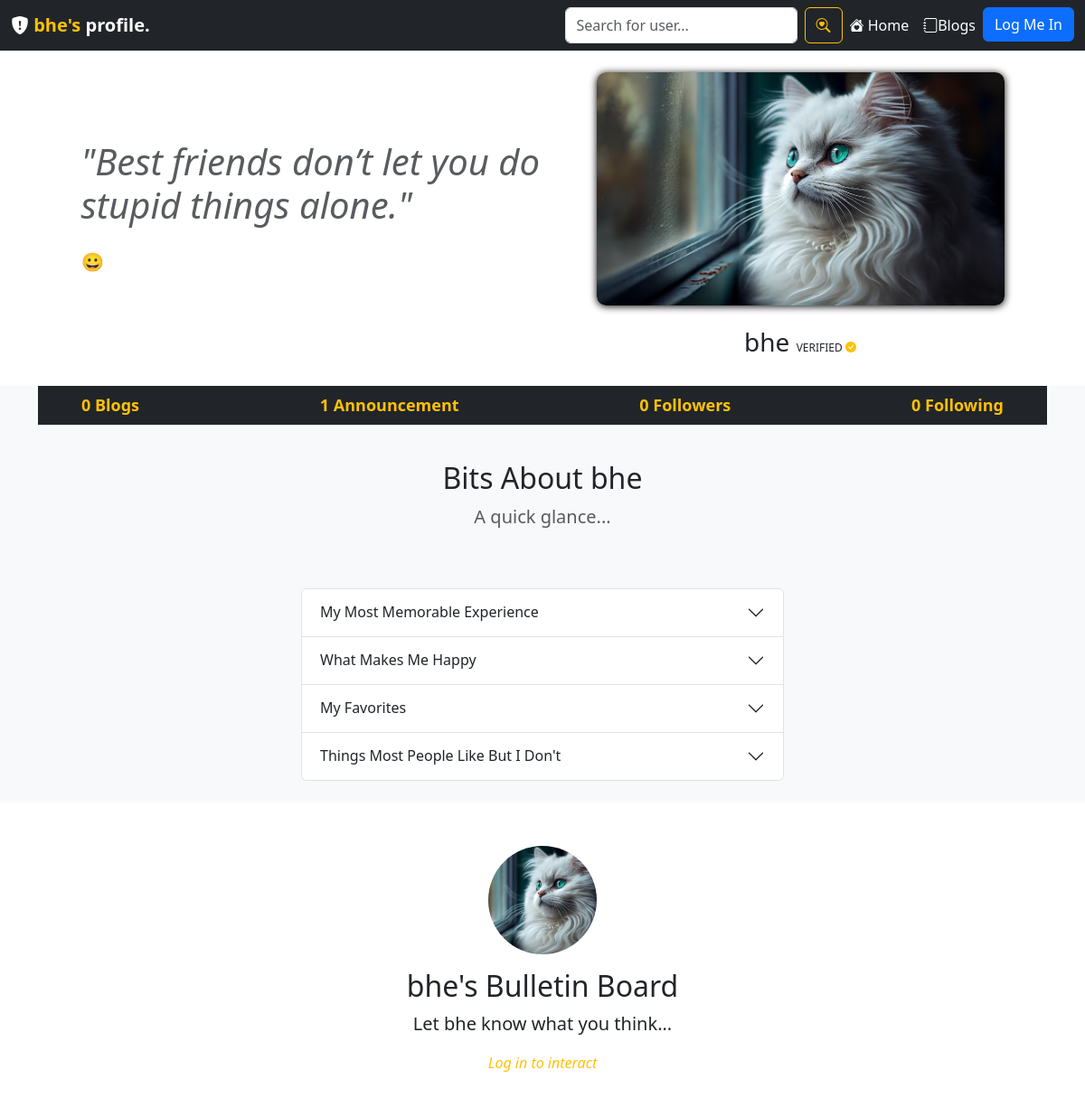
/bhe/, run on the app's committed database.
### users/models.py (models this page shows)
class Profile(models.Model):
    user = models.OneToOneField(User, on_delete=models.CASCADE)
    motto = models.TextField(max_length=300, default="Best friends don’t let you do stupid things alone.")
    about_yourself = models.TextField(max_length=2000, default="😀")
    profile_pic = models.ImageField(default='profilepic.jpg',upload_to='profile_pictures')
    q1 = models.TextField(max_length=1000, default="No answer yet.")
    q2 = models.TextField(max_length=1000, default="No answer yet.")
    q3 = models.TextField(max_length=1000, default="No answer yet.")
    q4 = models.TextField(max_length=1000, default="No answer yet.")
    verified = models.BooleanField(default=False)
    def __str__(self):
        return self.user.username

### users/views.py (the view)
# urls.py: path('<str:username>/',user_views.profile,name='profile')
def profile(request, username):
    profile_user = get_object_or_404(User, username=username)
    profile = get_object_or_404(Profile, user=profile_user)
    user_blog_count = Blog.objects.filter(author=profile_user).count()
    user_object = User.objects.get(username=username)
    user_profile = Profile.objects.get(user=user_object)
    user_posts = BulletinBoard.objects.filter(user=username)
    user_posts_length = len(user_posts)
    user_followers = FollowersCount.objects.filter(follower=username)
    user_followers_length = len(user_followers)
    user_following = FollowersCount.objects.filter(user=username)
    user_following_length = len(user_following)
    follower = request.user.username
    user = username
    if FollowersCount.objects.filter(follower=follower, user=user).first():
        button_text = 'Unfollow'
    else :
        button_text = 'Follow'
    context = {
        'user_object': user_object,
        'user_profile': user_profile,
        'user_posts': user_posts,
        'user_posts_length': user_posts_length,
        'user_followers': user_followers,
        'user_followers_length': user_followers_length,
        'user_following': user_following,
        'user_following_length': user_following_length,
        'button_text': button_text,
        'profile_user': profile_user,
        'profile': profile,
        'user_blog_count': user_blog_count,
    }
    posts = ProfileBulletinBoard.objects.filter(user=profile_user).order_by('created_at')
    return render(request, 'users/profile.html', context)

### users/templates/users/profile.html (shortened to what this page needs)
{% load static %}
{% load user_tags %}
<!doctype html>
<html lang="en">
<head>
    <link href="https://cdn.jsdelivr.net/npm/bootstrap@5.3.2/dist/css/bootstrap.min.css" rel="stylesheet">
    <link rel="stylesheet" href="https://cdn.jsdelivr.net/npm/bootstrap-icons@1.11.2/font/bootstrap-icons.min.css">
</head>
<body>
    <nav class="navbar navbar-expand-md navbar-dark fixed-top bg-dark">
        <div class="container-xxl">
            <span class="navbar-brand">
                {% if request.user == profile.user %}
                    <span class="fw-bold">
                        <i class="bi bi-shield-fill-exclamation text-warning"></i>
                        Your own profile.
                    </span>
                {% else %}
                    <span class="fw-bold text-white">
                        <i class="bi bi-shield-fill-exclamation"></i>
                        <span class="text-warning">{{ profile.user }}'s</span> profile.
                    </span>
                {% endif %}
            </span>
            <div class="collapse navbar-collapse justify-content-end align-center" id="main-nav">
                <ul class="navbar-nav">
                    <form class="d-flex" role="search" action="{% url 'users:search' %}" method='POST'>
                        <input class="form-control me-2" type="text" name="username" placeholder="Search for user..." aria-label="Search">
                        <button class="btn btn-outline-warning" type="submit"><i class="bi bi-search-heart"></i></button>
                    </form>
                    <li class="nav-item">
                        <a href="{% url 'users:index' %}" class="nav-link text-white">
                            <i class="bi bi-house-heart-fill text-white"></i>
                            Home
                        </a>
                    </li>
                    <li class="nav-item">
                        <a href="{% url 'blogs:blogs' %}" class="nav-link text-white"><i class="bi bi-journal"></i>Blogs</a>
                    </li>
                    {% if user.is_authenticated %}
                    <li class="nav-item">
                        <a href="{% url 'logout' %}" class="btn btn-outline-warning">Log Me Out, Gotta Run</a>
                    </li>
                    {% else %}
                    <li class="nav-item">
                        <a href="{% url 'login' %}" class="btn btn-primary">Log Me In</a>
                    </li>
                    {% endif %}
                </ul>
            </div>
        </div>
    </nav>
    <section id="yaela">
        <div class="container-lg" style="margin-top:80px;">
            <div class="row justify-content-center align-items-center">
                <div class="col-md-6 text-center text-md-start">
                    <h1>
                        <div class="display-6 text-muted"><i>"{{ profile.motto }}"</i></div>
                    </h1>
                    <p class="lead my-4">{{ profile.about_yourself }}</p>
                </div>
                <div class="col-sm-8 col-md-5 text-center">
                        <img class="img-fluid mb-4" style="box-shadow: 0 1px 8px black;
                        border-radius: 10px;" src="{{ profile.profile_pic.url }}" alt="">
                    <form action="{% url 'users:follow' %}" method="POST">
                        <h3>{{ profile.user.username }}
                            {% if profile.verified %}
                            <span>
                                <span style="font-size:12px;">VERIFIED <i class="bi bi-check-circle-fill text-warning"></i>
                            </span>
                            {% endif %}
                        </h3>
                    </form>
                </div>
            </div>
        </div>
    </section>
    <section id="profile-about-me" class="bg-light">
        <div class="container">
            <div class="justify-content-center align-items-center">
                <ul class="navbar nav my-4 bg-light mx-auto px-5 d-flex flex-wrap ustify-content-center align-items-center bg-dark">
                    <li>
                        <a href="{% url 'blogs:user-blogs' username=profile %}" style="text-decoration:none; font-size:18px; font-weight:bold;" class="text-warning"></i>{{ user_blog_count }} Blogs</a>
                    </li>
                    <li>
                        <a href="{% url 'users:user-announcements' username=profile %}" style="text-decoration:none; font-size:18px; font-weight:bold;" class="text-warning">
                        {% if user_posts_length == 1%}
                            </i>{{user_posts_length}} Announcement</a>
                        {% else %}
                            </i>{{user_posts_length}} Announcements</a>
                        {% endif %}
                    </li>
                    <li>
                        <a href="{% url 'users:user-followers' username=profile %}" style="text-decoration:none; font-size:18px; font-weight:bold;" class="text-warning">
                        {% if user_following_length == 1%}
                            </i>{{user_following_length}} Follower</a>
                        {% else %}
                            </i>{{user_following_length}} Followers</a>
                        {% endif %}
                    </li>
                    <li>
                        <a href="{% url 'users:user-following' username=profile %}" style="text-decoration:none; font-size:18px; font-weight:bold;" class="text-warning">
                            </i>{{user_followers_length}} Following</a>
                    </li>
                </ul>
            </div>
        </div>
        <div class="container-md">
            <div class="text-center mt-3 pt-3" >
                <h2>Bits About {{ profile.user }}</h2>
                <p class="lead text-muted">A quick glance...</p>
            </div>
            <div class="row my-2 g-5 justify-content-around align-items-center">
                <div class="col-lg-6 mb-4">
                <div class="accordion" id="chapters">
                    <div class="accordion-item">
                        <h2 class="accordion-header" id="heading-1">
                            <button class="accordion-button collapsed" type="button" data-bs-toggle="collapse"
                            data-bs-target="#chapter-1" aria-expanded="true"
                            aria-controls="chapter-1">My Most Memorable Experience</button>
                        </h2>
                    </div>
                    <div class="accordion-item">
                        <h2 class="accordion-header" id="heading-2">
                            <button class="accordion-button collapsed" type="button" data-bs-toggle="collapse"
                            data-bs-target="#chapter-2" aria-expanded="true"
                            aria-controls="chapter-2">What Makes Me Happy</button>
                        </h2>
                    </div>
                    <div class="accordion-item">
                        <h2 class="accordion-header" id="heading-3">
                            <button class="accordion-button collapsed" type="button" data-bs-toggle="collapse"
                            data-bs-target="#chapter-3" aria-expanded="false"
                            aria-controls="chapter-1">My Favorites</button>
                        </h2>
                    </div>
                    <div class="accordion-item">
                        <h2 class="accordion-header" id="heading-4">
                            <button class="accordion-button collapsed" type="button" data-bs-toggle="collapse"
                            data-bs-target="#chapter-4" aria-expanded="false"
                            aria-controls="chapter-1">Things Most People Like But I Don't</button>
                        </h2>
                    </div>
                </div>
            </div>
            </div>
        </div>
    </section>
    <section id="bulletin-board">
        <div class="container mb-0 pb-5 mt-5">
            <div class="text-center">
                <img width="120" height="120" style="object-fit:cover; border-radius:60px;" src="{{ profile.profile_pic.url }}"/><br>
            </div>
            <div class="text-center pt-3">
                {% if user != profile.user %}
                    <h2>{{ profile.user }}'s Bulletin Board</h2>
                    <p class="lead">Let {{ profile.user }} know what you think...</p>
                {% else %}
                    <h2>Your Bulletin Board</h2>
                    <p class="lead">What friends of <strong>{{profile.user}}</strong> say...</p>
                {% endif %}
            </div>
            <div class="row justify-content-center">
                <div class="col-md-8 text-center">
                    {% if user.is_authenticated %}
                        {% if user != profile.user %}
                            <form action="{% url 'users:profile-bulletin-board' username=profile.user %}" method="POST">
                                {% csrf_token %}
                                <div class="form-floating">
                                    <textarea class="form-control" name="content" id="floatingTextarea" oninput="autoAdjustTextarea()"></textarea>
                                    <label for="floatingTextarea"><span class="text-secondary fst-italic">Say something...</span></label>
                                </div>
                                <button type="submit" class="btn btn-warning mt-3">
                                    Post on {{ profile.user }}'s Bulletin Board
                                </button>
                            </form>
                        {% else %}
                            <p style="margin-bottom:1px; font-size:12px;">(You cannot make announcementson your own profile,</p>
                            <a href="{% url 'users:show-bulletin-board' %}" class="text-warning fst-italic" style="text-decoration:none;"> Post something on the public Bulletin Board</a>
                            <p style="font-size:12px;"> instead)</p>
                        {% endif %}
                    {% else %}
                        <a class="fst-italic text-warning" style="text-decoration:none;" href="/login">Log in to interact</a>
                    {% endif %}
                </div>
            </div>
        </div>
    </section>
</body>
</html>

### data on the page
Profile: user "bhe", motto "Best friends don’t let you do stupid things alone.", about_yourself "😀", profile_pic (picture), user.username "bhe"

### other printed values
{{ user_blog_count }} "0"
{{ user_posts_length }} "1"
{{ user_following_length }} "0"
{{ user_followers_length }} "0"
